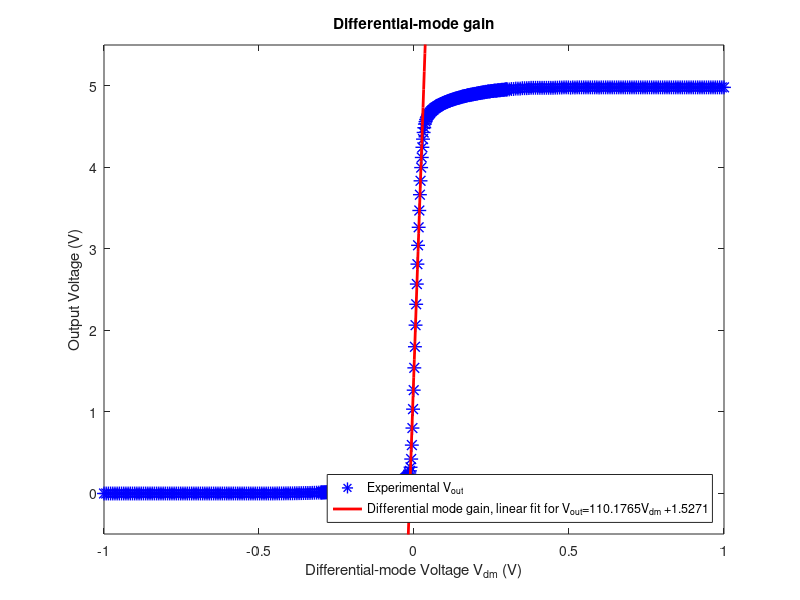

Write MATLAB code to recreate this figure.
% For a single value of the inverting input voltage, sweep the noninverting input around the
% inverting one in ?ne increments while measuring Vout. You should try to get several points
% in the high-gain region. Fit a straight line to the steep part of the curve and determine
% the di?erential-mode voltage gain of your circuit from the slope of the best-?t line. In your
% report, include a plot showing Vout versus V
% dm along with the best-?t line.

load('Data/Exp2P1');
interval = 1;
figure(1);
plot(Vdm(1:interval:end), Vout(1:interval:end),'b*','MarkerSize',10, 'LineWidth', 1); hold on;

t_lbound = abs(Vdm + 0.015);
t_rbound = abs(Vdm - 0.022);
[~, lbound] = min(t_lbound); %index of closest value
[~, rbound] = min(t_rbound); %index of closest value

p = polyfit(Vdm(lbound:rbound),Vout(lbound:rbound),1);

Vout_fit = p(1).*Vdm + p(2);
plot(Vdm,Vout_fit, 'r', 'Linewidth',2);
ylim([-0.5,5.5]);

title('Differential-mode gain');
xlabel('Differential-mode Voltage V_{dm} (V)');
ylabel('Output Voltage (V)');

h = legend('Experimental V_{out}',...
 strcat('Differential mode gain, linear fit for V_{out}=', num2str(p(1)), 'V_{dm} ', ' + ' , num2str(p(2))),...
 'Location','SouthEast');